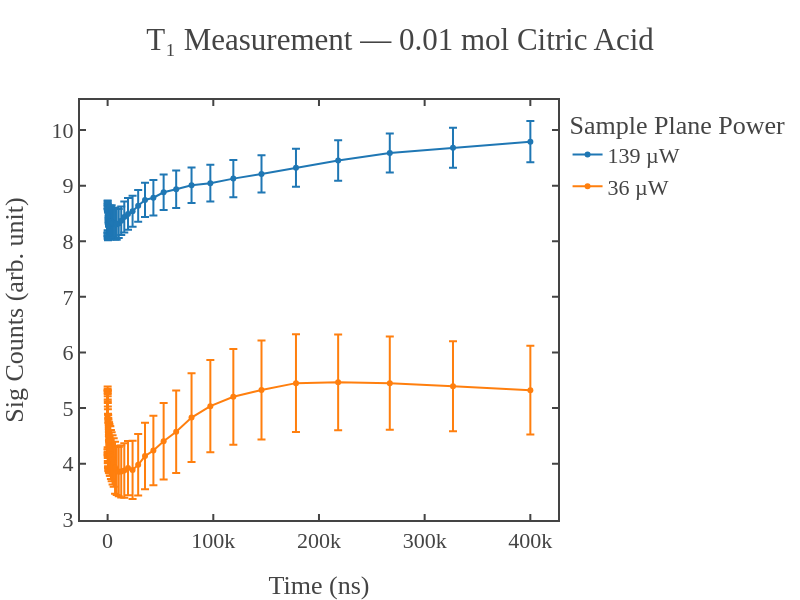

Here is the notebook cell this chart was saved with:
### Code cell
# --- Parameters ---
samples = 2000
base_path = r"C:\Users\Administrator\OneDrive\Desktop\Atanu_experiments\T1_measurements\codes\data\2025\Oct_10\citric acid\0.01 mol"
power_folders = ['p_11mW', 'p_3mW']
pulse_folder = 'l_50.0us'
systematic_path = r"systematic\a_5\s_2000"

# --- Initialize Plot ---
fig = go.Figure()

# --- Process each power ---
for power_folder in power_folders:
    try:
        source_power_mW = int(power_folder.split('_')[1].replace('mW', ''))
    except (IndexError, ValueError):
        print(f"Could not extract power from: {power_folder}")
        continue

    sample_power_uW = calibration.get(source_power_mW, None)
    if sample_power_uW is None:
        print(f"No calibration available for {source_power_mW} mW. Skipping.")
        continue

    folder_path = os.path.join(base_path, power_folder, pulse_folder, systematic_path)
    if not os.path.exists(folder_path):
        print(f"Folder not found: {folder_path}")
        continue

    npz_files = sorted([f for f in os.listdir(folder_path) if f.endswith('.npz')])
    if len(npz_files) < 3:
        print(f"Less than 3 datasets found in {folder_path}. Skipping.")
        continue

    signal_photon_list = []
    time_axis = None

    for npz_file in npz_files[:3]:
        npz_path = os.path.join(folder_path, npz_file)
        data = dict(np.load(npz_path))
        time_axis, signal_photon, _, _ = data_to_time_signal(data, samples, first='signal')
        signal_photon_list.append(signal_photon[1:])  # Skip first point

    signal_array = np.vstack(signal_photon_list)
    mean_signal = np.mean(signal_array, axis=0)
    std_signal = np.std(signal_array, axis=0)

    fig.add_trace(go.Scatter(
        x=time_axis[1:],
        y=mean_signal,
        mode='markers+lines',
        name=f'{sample_power_uW} µW',
        error_y=dict(
            type='data',
            array=std_signal,
            visible=True
        )
    ))

# --- Final Layout ---
fig.update_layout(
    template=fig_template,
    title='T₁ Measurement — 0.01 mol Citric Acid',
    xaxis_title='Time (ns)',
    yaxis_title='Sig/Ref Counts (arb. unit)',
    legend_title='Sample Plane Power',
    height = 600,
    width = 800,
)

# --- Show and Save ---
fig.show()

# Save plot
filename_suffix = "_".join([
    f"{calibration[int(p.split('_')[1].replace('mW', ''))]}uW"
    for p in power_folders
    if int(p.split('_')[1].replace('mW', '')) in calibration
])
output_path = os.path.join(base_path, f"t1_plot_0.01mol_{filename_suffix}.html")
fig.write_html(output_path)
print(f"Plot saved to: {output_path}")

### Figure 1 — Plotly figure (JSON) as saved in the notebook; plotly's stock layout.template omitted (floating-point values rounded to 4 significant figures)
{"data": [{"error_y": {"array": [0.2656, 0.2815, 0.2566, 0.2595, 0.2703, 0.2648, 0.2499, 0.2666, 0.2548, 0.2552, 0.2741, 0.257, 0.2507, 0.2598, 0.2718, 0.2375, 0.2406, 0.2665, 0.2536, 0.2676, 0.2477, 0.2775, 0.2927, 0.2997, 0.275, 0.296, 0.2687, 0.2659, 0.2848, 0.2823, 0.2602, 0.2553, 0.2772, 0.2846, 0.2788, 0.2852, 0.3083, 0.3182, 0.3211, 0.3381, 0.3207, 0.3297, 0.3357, 0.3347, 0.3416, 0.3637, 0.3519, 0.3586, 0.3718], "type": "data", "visible": true}, "mode": "markers+lines", "name": "139 µW", "type": "scatter", "x": [24, 29, 36, 44, 54, 67, 82, 100, 123, 150, 184, 226, 276, 338, 414, 507, 621, 760, 930, 1139, 1394, 1706, 2088, 2556, 3129, 3830, 4688, 5738, 7023, 8596, 10522, 12878, 15763, 19294, 23616, 28905, 35380, 43305, 53004, 64877, 79408, 97195, 118965, 145612, 178227, 218148, 267010, 326817, 400020], "y": [8.465, 8.439, 8.419, 8.395, 8.417, 8.374, 8.341, 8.366, 8.338, 8.326, 8.314, 8.301, 8.303, 8.278, 8.294, 8.277, 8.284, 8.309, 8.297, 8.327, 8.335, 8.324, 8.352, 8.333, 8.348, 8.352, 8.332, 8.33, 8.316, 8.307, 8.32, 8.369, 8.436, 8.492, 8.541, 8.636, 8.742, 8.782, 8.881, 8.934, 9.008, 9.045, 9.126, 9.211, 9.322, 9.453, 9.588, 9.681, 9.791]}, {"error_y": {"array": [0.5327, 0.5476, 0.5462, 0.5463, 0.5746, 0.539, 0.5397, 0.5333, 0.5117, 0.5108, 0.5225, 0.5068, 0.4866, 0.4817, 0.469, 0.4743, 0.4608, 0.4621, 0.4337, 0.4478, 0.4535, 0.4418, 0.4488, 0.4445, 0.4416, 0.44, 0.4428, 0.4359, 0.4669, 0.4442, 0.4431, 0.4676, 0.4909, 0.4875, 0.5237, 0.5519, 0.5981, 0.6232, 0.6887, 0.7424, 0.7989, 0.8278, 0.861, 0.8892, 0.8787, 0.8598, 0.8384, 0.8083, 0.7987], "type": "data", "visible": true}, "mode": "markers+lines", "name": "36 µW", "type": "scatter", "x": [24, 29, 36, 44, 54, 67, 82, 100, 123, 150, 184, 226, 276, 338, 414, 507, 621, 760, 930, 1139, 1394, 1706, 2088, 2556, 3129, 3830, 4688, 5738, 7023, 8596, 10522, 12878, 15763, 19294, 23616, 28905, 35380, 43305, 53004, 64877, 79408, 97195, 118965, 145612, 178227, 218148, 267010, 326817, 400020], "y": [4.792, 4.84, 4.801, 4.756, 4.735, 4.736, 4.714, 4.68, 4.643, 4.613, 4.568, 4.52, 4.493, 4.414, 4.421, 4.397, 4.361, 4.328, 4.306, 4.289, 4.29, 4.271, 4.23, 4.228, 4.165, 4.123, 4.068, 4.019, 3.926, 3.878, 3.855, 3.858, 3.878, 3.92, 3.887, 3.979, 4.135, 4.236, 4.403, 4.574, 4.828, 5.034, 5.202, 5.324, 5.448, 5.462, 5.448, 5.391, 5.321]}], "layout": {"height": 600, "legend": {"title": {"text": "Sample Plane Power"}}, "title": {"text": "T₁ Measurement — 0.01 mol Citric Acid"}, "width": 800, "xaxis": {"autorange": true, "range": [-26150.0, 426200.0], "title": {"text": "Time (ns)"}, "type": "linear"}, "yaxis": {"autorange": true, "range": [2.986, 10.54], "title": {"text": "Sig Counts (arb. unit)"}, "type": "linear"}}}
